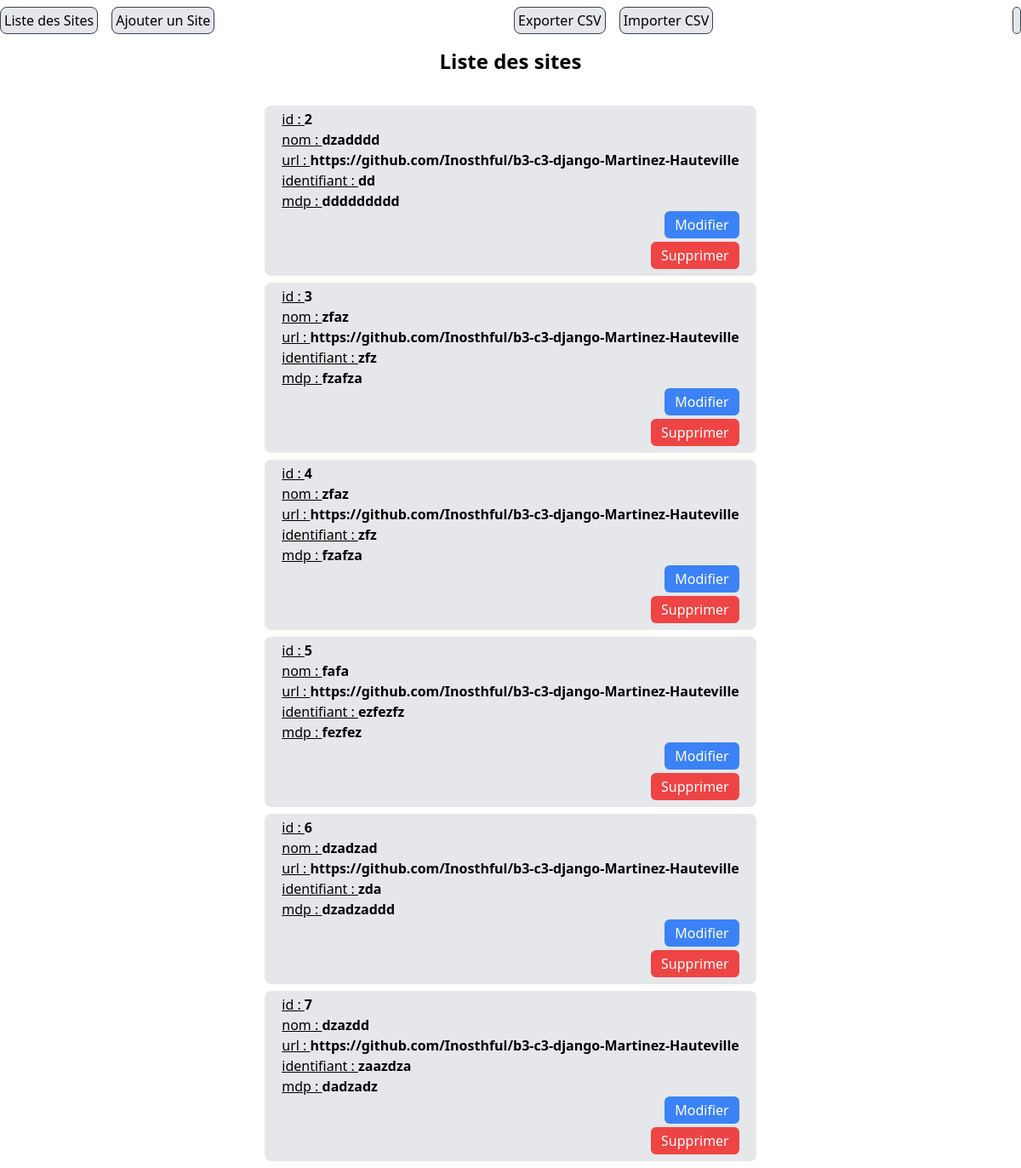
The app's page /, older data.
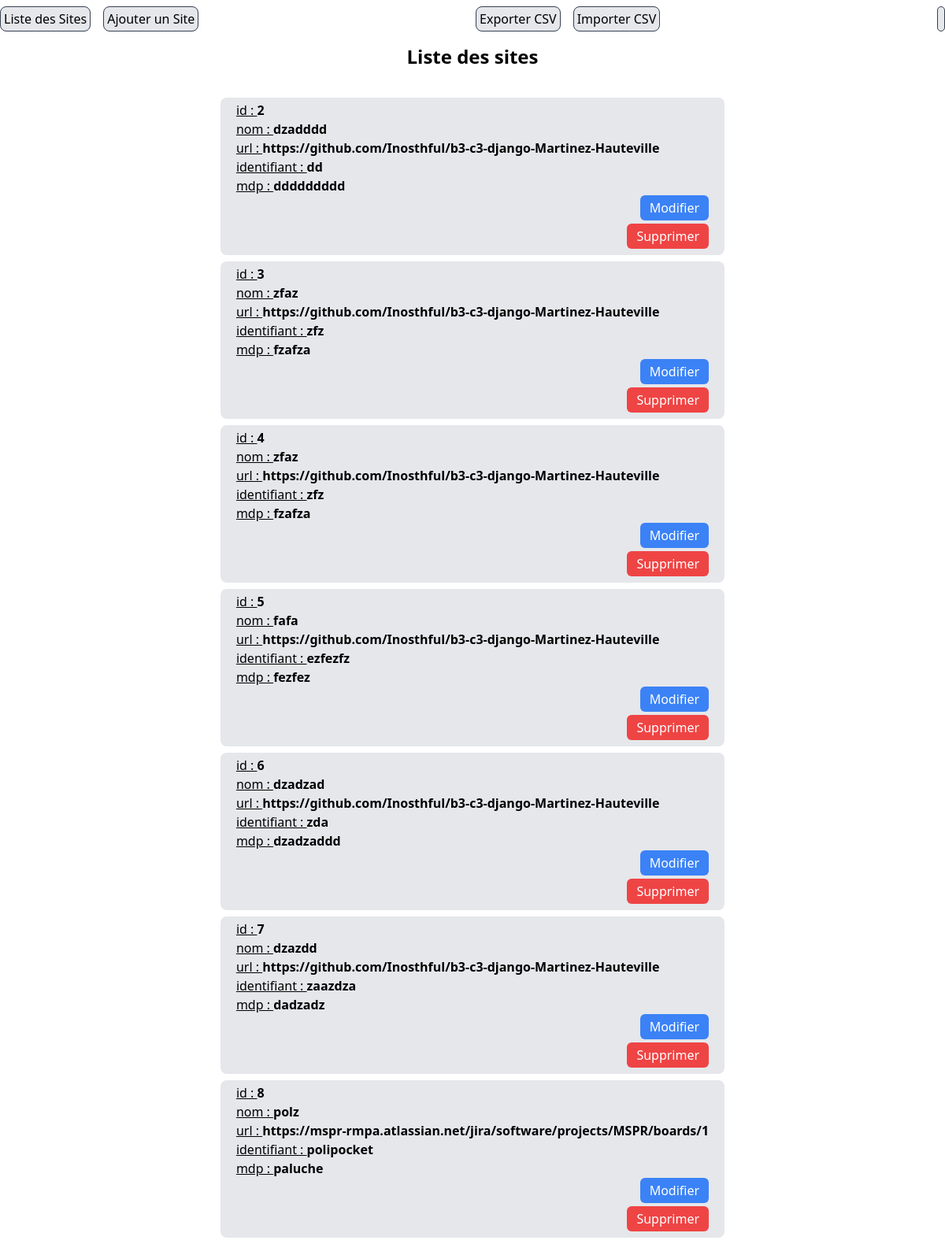
The same page, newer data.
### appssword/models.py (models this page shows, shortened)
class Site(models.Model):
    id = models.AutoField(primary_key=True)
    nom = models.CharField(max_length=100)
    url = models.URLField(max_length=200)
    identifiant = models.CharField(max_length=50)
    mot_de_passe = models.CharField(max_length=50)

### appssword/views.py (the view)
# urls.py: path('', list_sites, name='list_sites'),  # URL racine de l'application
def list_sites(request):
    sites = Site.objects.all()
    return render(request, 'sites/list_sites.html', {'sites': sites})

### appssword/templates/sites/list_sites.html
{% extends 'base.html' %}
{% block content %}
<div class="maincontent flex items-center justify-center flex-col bg-white ">
  <div><h2 class="pb-4 pt-4 text-2xl font-semibold ">Liste des sites</h2></div>
  <div class="flex justify-center items-center pt-3">
  <ul>
    {% for site in sites %}
      <li class="bg-gray-200 test-dark py-1 my-2 p-5 rounded-lg flex flex-col"><div>  <span class="underline">id : </span> <span class="font-semibold">{{site.id}} </span> </div>
           <div> <span class="underline">nom : </span> <span class="font-semibold">{{ site.nom }} </span> </div>
         <div> <span class="underline">url : </span> <span class="font-semibold">{{ site.url }} </span> </div>
         <div> <span class="underline">identifiant : </span> <span class="font-semibold">{{ site.identifiant }} </span></div>
        <div> <span class="underline">mdp : </span> <span class="font-semibold">{{ site.mot_de_passe }} </span> </div>
        <div> <a href="{% url 'change_site' site.id %}" class="flex justify-end items-end">
        <button class="bg-blue-500 text-white px-3 py-1 rounded-md hover:bg-blue-700">Modifier</button>
    </a></div>
    <div>
    <a href="{% url 'suppress_site' site.id %}" class="flex justify-end items-end my-1">
        <button class="bg-red-500 text-white px-3 py-1 rounded-md hover:bg-red-600">Supprimer</button>
    </a></div></li>
    {% endfor %}
  </ul>
</div>
</div>
{% endblock %}

### appssword/templates/base.html (shortened to what this page needs)
<html lang="en">
    {% load static %}
<head>
    <link href="https://cdn.jsdelivr.net/npm/tailwindcss@2.2.19/dist/tailwind.min.css" rel="stylesheet">
    <link rel="stylesheet" href="{% static 'css/styles.css' %}">
</head>
<body class="">
    <nav id="navbar">
        <ul class="flex flex-row justify-between pt-3">
                <div class="flex flex-row gap-4">
                    <li><a href="{% url 'list_sites' %}" class="border border-gray-700 p-1 rounded-lg bg-gray-200 hover:bg-gray-400 ">Liste des Sites</a></li>
                    <li><a href="{% url 'add_site' %}" class="border border-gray-700 p-1 rounded-lg bg-gray-200 hover:bg-gray-400">Ajouter un Site</a></li>
                </div>
                <div class="flex flex-row gap-4">
                    <li><a href="{% url 'export_csv' %}" class="border border-gray-700 p-1 rounded-lg bg-gray-200 hover:bg-gray-400">Exporter CSV</a></li>
                    <li><a href="{% url 'import_csv' %}" class="border border-gray-700 p-1 rounded-lg bg-gray-200 hover:bg-gray-400">Importer CSV</a></li>
                </div>
                <div class="flex flex-row gap-4">
                    <li>
                        <a class="border border-gray-700 p-1 rounded-lg bg-gray-200 hover:bg-gray-400" id="toggleDarkMode"></a>
                    </li>
                </div>
        </ul>
    </nav>
    {% block content %}{% endblock %}
</body>
</html>

### appssword/static/css/styles.css (style rules this page uses)
#navbar { height: 5%; }

Row changes from the older to the newer data that the page shows:
added Site: id "8", nom "polz", url "https://mspr-rmpa.atlassian.net/jira/software/projects/MSPR/boards/1", identifiant "polipocket", mot_de_passe "paluche"
